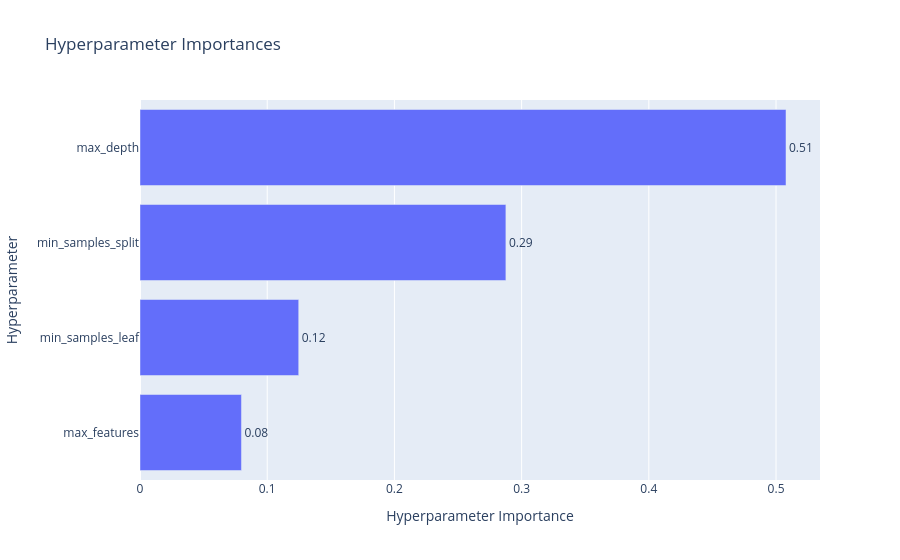

Notebook code for this chart:
### Code cell
plot_param_importances(study2)

### Figure 1 — Plotly figure (JSON) as saved in the notebook; plotly's stock layout.template omitted (floating-point values rounded to 4 significant figures)
{"data": [{"cliponaxis": false, "hovertemplate": ["max_features (FloatDistribution): 0.07974909998175142<extra></extra>", "min_samples_leaf (IntDistribution): 0.12477380632382432<extra></extra>", "min_samples_split (IntDistribution): 0.2876376547100063<extra></extra>", "max_depth (IntDistribution): 0.507839438984418<extra></extra>"], "name": "Objective Value", "orientation": "h", "text": ["0.08", "0.12", "0.29", "0.51"], "textposition": "outside", "type": "bar", "x": [0.07975, 0.1248, 0.2876, 0.5078], "y": ["max_features", "min_samples_leaf", "min_samples_split", "max_depth"]}], "layout": {"title": {"text": "Hyperparameter Importances"}, "xaxis": {"title": {"text": "Hyperparameter Importance"}}, "yaxis": {"title": {"text": "Hyperparameter"}}}}
